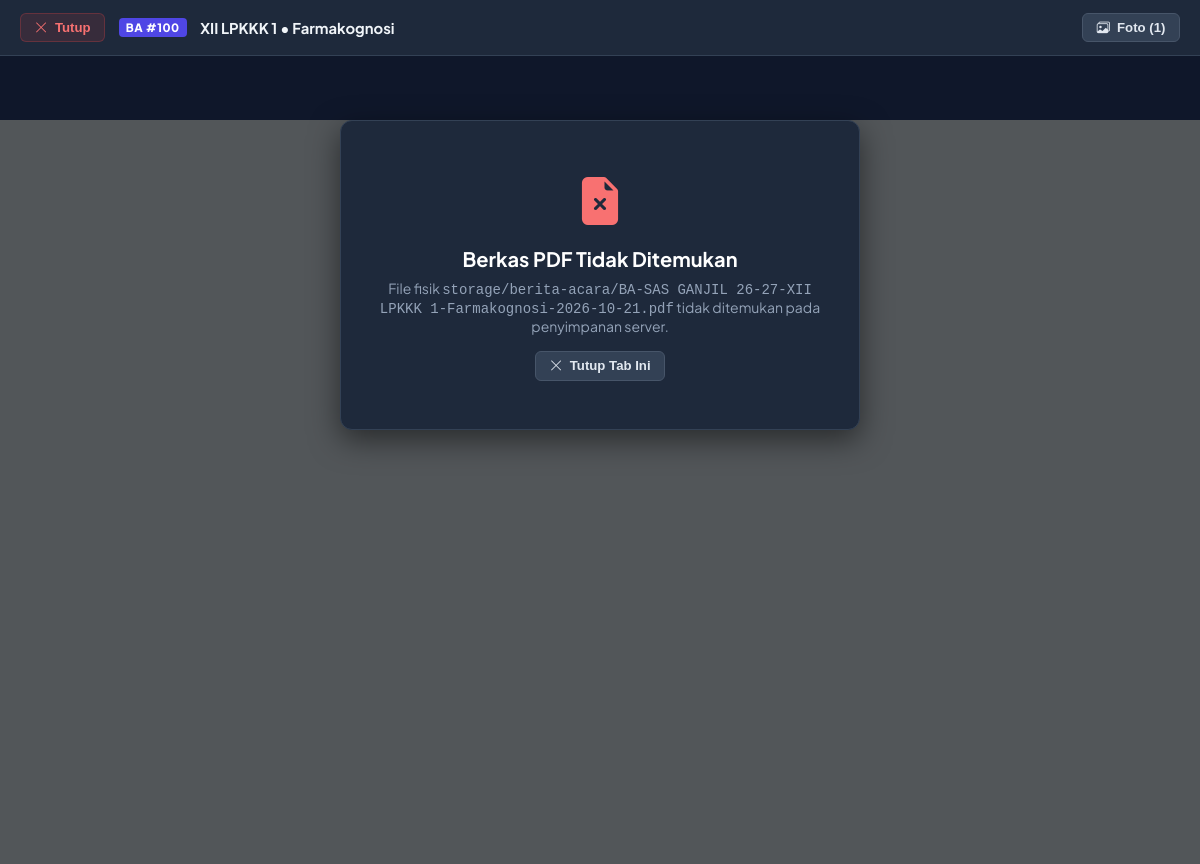
The page /admin/preview.php?type=berita_acara&id=100 (signed in) on the database its author committed.
### tables this page shows
CREATE TABLE berita_acara (
    id INTEGER PRIMARY KEY AUTOINCREMENT,
    template_id INTEGER DEFAULT 1,
    nama_ujian VARCHAR(150) NOT NULL,
    tahun_ajaran VARCHAR(20) NOT NULL,
    semester VARCHAR(20) NOT NULL,
    class_id INTEGER NOT NULL,
    nama_kelas VARCHAR(50) NOT NULL,
    tingkat VARCHAR(10) DEFAULT 'XII',
    mata_pelajaran VARCHAR(150) NOT NULL,
    tanggal_ujian DATE NOT NULL,
    jam_mulai VARCHAR(10) NOT NULL,
    jam_selesai VARCHAR(10) NOT NULL,
    ruang VARCHAR(50) NOT NULL,
    peserta_seharusnya INTEGER DEFAULT 0,
    peserta_hadir INTEGER DEFAULT 0,
    peserta_tidak_hadir INTEGER DEFAULT 0,
    blangko_berita_acara INTEGER DEFAULT 1,
    blangko_daftar_hadir INTEGER DEFAULT 1,
    catatan_pelaksanaan TEXT,
    nama_pengawas_1 VARCHAR(100) NOT NULL,
    nip_pengawas_1 VARCHAR(50) DEFAULT '',
    nama_pengawas_2 VARCHAR(100) DEFAULT '',
    nip_pengawas_2 VARCHAR(50) DEFAULT '',
    signature_mode VARCHAR(20) DEFAULT 'digital',
    ttd_pengawas_1 TEXT,
    ttd_pengawas_2 TEXT,
    foto_dokumentasi TEXT,
    pdf_path VARCHAR(255) DEFAULT '',
    file_size INTEGER DEFAULT 0,
    created_at DATETIME,
    updated_at DATETIME
);

### config/database.php (called while the page is built, shortened)
<?php
function getDb(): PDO {
    static $pdo = null;
    if (DB_TYPE === 'sqlite') {
        $dsn = 'sqlite:' . DB_SQLITE_PATH;
        $pdo = new PDO($dsn, null, null, [
            PDO::ATTR_ERRMODE => PDO::ERRMODE_EXCEPTION,
            PDO::ATTR_DEFAULT_FETCH_MODE => PDO::FETCH_ASSOC,
        ]);
        $pdo->exec('PRAGMA foreign_keys = ON;');
        $pdo->exec('PRAGMA journal_mode = WAL;');
    }
    return $pdo;
}
function dbQuery(string $sql, array $params = []): PDOStatement {
    $db = getDb();
    $stmt = $db->prepare($sql);
    $stmt->execute($params);
    return $stmt;
}
function dbFetch(string $sql, array $params = []): ?array {
    $stmt = dbQuery($sql, $params);
    $res = $stmt->fetch();
    return $res ?: null;
}

### admin/preview.php (the view, shortened to what this page needs)
<?php
$type = $_GET['type'] ?? 'absensi';
$id = (int)($_GET['id'] ?? 0);
if ($type === 'berita-acara' || $type === 'berita_acara' || $type === 'ba') {
    $docBadge = 'BA';
    $doc = dbFetch("SELECT * FROM berita_acara WHERE id = :id", ['id' => $id]);
}
?>
<!DOCTYPE html>
<html lang="id">
<head>
    <link rel="stylesheet" href="https://cdn.jsdelivr.net/npm/bootstrap-icons@1.11.3/font/bootstrap-icons.min.css">
</head>
<body>
    <?php if (!$doc): ?>
        <div class="error-container">
            <div class="error-icon"><i class="bi bi-exclamation-octagon-fill"></i></div>
            <h2 style="font-size: 1.25rem; margin-bottom: 0.5rem; color: #fff;">Dokumen Tidak Ditemukan</h2>
            <p style="color: #94a3b8; font-size: 0.875rem; margin-bottom: 1.5rem;">
                Berkas arsip dokumen ujian dengan ID #<?= $id ?> tidak ditemukan di dalam basis data sistem.
            </p>
            <button onclick="window.close()" class="btn-preview btn-preview-secondary" style="margin: 0 auto;">
                <i class="bi bi-x-lg"></i> Tutup Tab Ini
            </button>
        </div>
    <?php else: ?>
        <?php
        $fullPath = BASE_PATH . '/' . ($doc['pdf_path'] ?? '');
        $fileExists = !empty($doc['pdf_path']) && file_exists($fullPath);
        $photos = !empty($doc['foto_dokumentasi']) ? json_decode($doc['foto_dokumentasi'], true) : [];
        ?>
        <header class="preview-topbar">
            <div class="topbar-left">
                <button onclick="window.close()" class="btn-preview btn-preview-close" title="Tutup Tab Pratinjau">
                    <i class="bi bi-x-lg"></i> Tutup
                </button>
                <span class="doc-badge <?= $docBadge === 'BA' ? 'ba' : '' ?>">
                    <?= $docBadge ?> #<?= $doc['id'] ?>
                </span>
                <div class="doc-title" title="<?= htmlspecialchars($doc['nama_kelas'] . ' - ' . $doc['mata_pelajaran']) ?>">
                    <strong><?= htmlspecialchars($doc['nama_kelas']) ?></strong> &bull; <?= htmlspecialchars($doc['mata_pelajaran']) ?>
                </div>
            </div>
            <div class="topbar-right">
                <?php if (!empty($photos)): ?>
                    <button type="button" class="btn-preview btn-preview-secondary" onclick="openPhotoModal()" title="Lihat Foto Dokumentasi Pelaksanaan Ujian">
                        <i class="bi bi-images"></i> <span>Foto (<?= count($photos) ?>)</span>
                    </button>
                <?php endif; ?>
            </div>
        </header>
        <main class="preview-viewer-container">
            <?php if (!$fileExists): ?>
                <div class="error-container">
                    <div class="error-icon"><i class="bi bi-file-earmark-x-fill"></i></div>
                    <h2 style="font-size: 1.25rem; margin-bottom: 0.5rem; color: #fff;">Berkas PDF Tidak Ditemukan</h2>
                    <p style="color: #94a3b8; font-size: 0.875rem; margin-bottom: 1rem;">
                        File fisik <code><?= htmlspecialchars($doc['pdf_path'] ?? 'path kosong') ?></code> tidak ditemukan pada penyimpanan server.
                    </p>
                    <button onclick="window.close()" class="btn-preview btn-preview-secondary" style="margin: 0 auto;">
                        <i class="bi bi-x-lg"></i> Tutup Tab Ini
                    </button>
                </div>
            <?php endif; ?>
        </main>
    <?php endif; ?>
</body>
</html>

### admin/preview.php (style rules this page uses)
* { box-sizing: border-box; margin: 0; padding: 0; }
body, html { height: 100%; width: 100%; font-family: 'Plus Jakarta Sans', -apple-system, BlinkMacSystemFont, 'Segoe UI', Roboto, sans-serif; background: #0f172a; color: #f8fafc; overflow: hidden; }
.preview-topbar { height: 56px; background: #1e293b; border-bottom: 1px solid #334155; display: flex; align-items: center; justify-content: space-between; padding: 0 1.25rem; position: relative; z-index: 10; }
.topbar-left { display: flex; align-items: center; gap: 0.85rem; min-width: 0; }
.topbar-right { display: flex; align-items: center; gap: 0.5rem; flex-shrink: 0; }
.doc-badge { background: #3b82f6; color: #ffffff; font-size: 0.72rem; font-weight: 800; padding: 2px 7px; border-radius: 4px; letter-spacing: 0.5px; text-transform: uppercase; }
.doc-badge.ba { background: #4f46e5; }
.doc-title { font-size: 0.925rem; font-weight: 700; color: #f1f5f9; white-space: nowrap; overflow: hidden; text-overflow: ellipsis; max-width: 480px; }
.btn-preview { display: inline-flex; align-items: center; gap: 0.45rem; font-size: 0.825rem; font-weight: 600; padding: 0.45rem 0.85rem; border-radius: 6px; cursor: pointer; text-decoration: none; border: 1px solid transparent; transition: all 0.15s ease; line-height: 1; }
.btn-preview-secondary { background: #334155; color: #e2e8f0; border-color: #475569; }
.btn-preview-close { background: rgba(239, 68, 68, 0.12); color: #f87171; border-color: rgba(239, 68, 68, 0.25); }
.preview-viewer-container { width: 100%; height: calc(100vh - 56px); background: #525659; position: relative; }
.error-container { padding: 3rem 1.5rem; text-align: center; max-width: 520px; margin: 4rem auto; background: #1e293b; border-radius: 12px; border: 1px solid #334155; box-shadow: 0 10px 30px rgba(0,0,0,0.5); }
.error-icon { font-size: 3rem; color: #f87171; margin-bottom: 1rem; }

### rows shown on the page
berita_acara: id "100", nama_kelas "XII LPKKK 1", mata_pelajaran "Farmakognosi", foto_dokumentasi "1", pdf_path "storage/berita-acara/BA-SAS GANJIL 26-27-XII LPKKK 1-Farmakognosi-2026-10-21.pdf"

### other values the page prints
$docBadge "BA"
